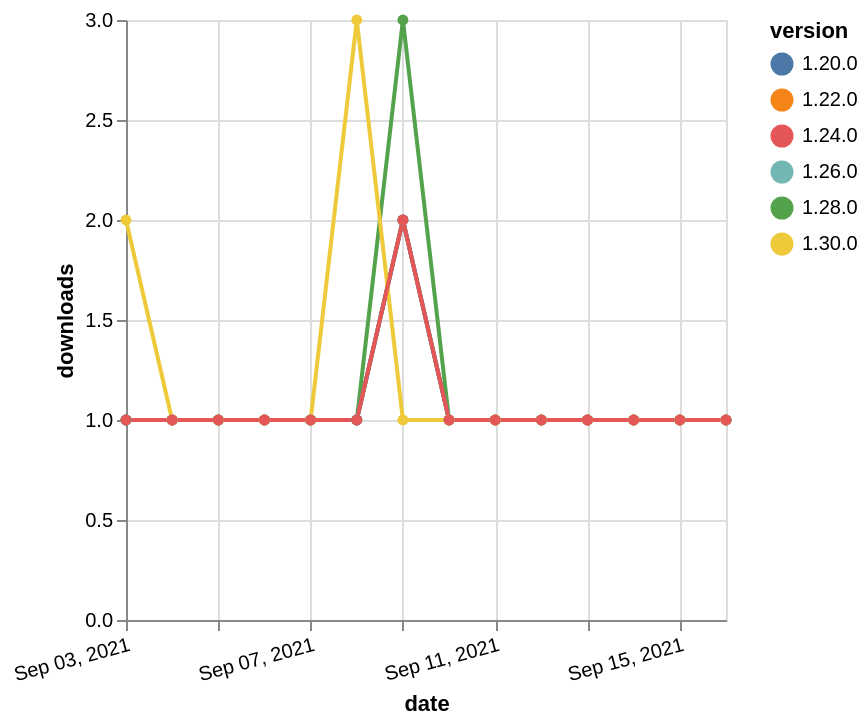

This figure's Vega-Lite source:
### Vega-Lite specification from a JSON file in a GitHub repository (floating-point values rounded to 4 significant figures)
{"$schema": "https://vega.github.io/schema/vega-lite/v5.json", "description": "A simple bar chart with embedded data.", "data": {"values": [{"date": "2021-09-03", "total": 175, "delta": 1, "version": "1.22.0"}, {"date": "2021-09-04", "total": 176, "delta": 1, "version": "1.22.0"}, {"date": "2021-09-05", "total": 177, "delta": 1, "version": "1.22.0"}, {"date": "2021-09-06", "total": 178, "delta": 1, "version": "1.22.0"}, {"date": "2021-09-07", "total": 179, "delta": 1, "version": "1.22.0"}, {"date": "2021-09-08", "total": 180, "delta": 1, "version": "1.22.0"}, {"date": "2021-09-09", "total": 182, "delta": 2, "version": "1.22.0"}, {"date": "2021-09-10", "total": 183, "delta": 1, "version": "1.22.0"}, {"date": "2021-09-11", "total": 184, "delta": 1, "version": "1.22.0"}, {"date": "2021-09-12", "total": 185, "delta": 1, "version": "1.22.0"}, {"date": "2021-09-13", "total": 186, "delta": 1, "version": "1.22.0"}, {"date": "2021-09-14", "total": 187, "delta": 1, "version": "1.22.0"}, {"date": "2021-09-15", "total": 188, "delta": 1, "version": "1.22.0"}, {"date": "2021-09-16", "total": 189, "delta": 1, "version": "1.22.0"}, {"date": "2021-09-03", "total": 161, "delta": 1, "version": "1.28.0"}, {"date": "2021-09-04", "total": 162, "delta": 1, "version": "1.28.0"}, {"date": "2021-09-05", "total": 163, "delta": 1, "version": "1.28.0"}, {"date": "2021-09-06", "total": 164, "delta": 1, "version": "1.28.0"}, {"date": "2021-09-07", "total": 165, "delta": 1, "version": "1.28.0"}, {"date": "2021-09-08", "total": 166, "delta": 1, "version": "1.28.0"}, {"date": "2021-09-09", "total": 169, "delta": 3, "version": "1.28.0"}, {"date": "2021-09-10", "total": 170, "delta": 1, "version": "1.28.0"}, {"date": "2021-09-11", "total": 171, "delta": 1, "version": "1.28.0"}, {"date": "2021-09-12", "total": 172, "delta": 1, "version": "1.28.0"}, {"date": "2021-09-13", "total": 173, "delta": 1, "version": "1.28.0"}, {"date": "2021-09-14", "total": 174, "delta": 1, "version": "1.28.0"}, {"date": "2021-09-15", "total": 175, "delta": 1, "version": "1.28.0"}, {"date": "2021-09-16", "total": 176, "delta": 1, "version": "1.28.0"}, {"date": "2021-09-03", "total": 142, "delta": 1, "version": "1.26.0"}, {"date": "2021-09-04", "total": 143, "delta": 1, "version": "1.26.0"}, {"date": "2021-09-05", "total": 144, "delta": 1, "version": "1.26.0"}, {"date": "2021-09-06", "total": 145, "delta": 1, "version": "1.26.0"}, {"date": "2021-09-07", "total": 146, "delta": 1, "version": "1.26.0"}, {"date": "2021-09-08", "total": 147, "delta": 1, "version": "1.26.0"}, {"date": "2021-09-09", "total": 149, "delta": 2, "version": "1.26.0"}, {"date": "2021-09-10", "total": 150, "delta": 1, "version": "1.26.0"}, {"date": "2021-09-11", "total": 151, "delta": 1, "version": "1.26.0"}, {"date": "2021-09-12", "total": 152, "delta": 1, "version": "1.26.0"}, {"date": "2021-09-13", "total": 153, "delta": 1, "version": "1.26.0"}, {"date": "2021-09-14", "total": 154, "delta": 1, "version": "1.26.0"}, {"date": "2021-09-15", "total": 155, "delta": 1, "version": "1.26.0"}, {"date": "2021-09-16", "total": 156, "delta": 1, "version": "1.26.0"}, {"date": "2021-09-03", "total": 207, "delta": 1, "version": "1.20.0"}, {"date": "2021-09-04", "total": 208, "delta": 1, "version": "1.20.0"}, {"date": "2021-09-05", "total": 209, "delta": 1, "version": "1.20.0"}, {"date": "2021-09-06", "total": 210, "delta": 1, "version": "1.20.0"}, {"date": "2021-09-07", "total": 211, "delta": 1, "version": "1.20.0"}, {"date": "2021-09-08", "total": 212, "delta": 1, "version": "1.20.0"}, {"date": "2021-09-09", "total": 214, "delta": 2, "version": "1.20.0"}, {"date": "2021-09-10", "total": 215, "delta": 1, "version": "1.20.0"}, {"date": "2021-09-11", "total": 216, "delta": 1, "version": "1.20.0"}, {"date": "2021-09-12", "total": 217, "delta": 1, "version": "1.20.0"}, {"date": "2021-09-13", "total": 218, "delta": 1, "version": "1.20.0"}, {"date": "2021-09-14", "total": 219, "delta": 1, "version": "1.20.0"}, {"date": "2021-09-15", "total": 220, "delta": 1, "version": "1.20.0"}, {"date": "2021-09-16", "total": 221, "delta": 1, "version": "1.20.0"}, {"date": "2021-09-03", "total": 116, "delta": 2, "version": "1.30.0"}, {"date": "2021-09-04", "total": 117, "delta": 1, "version": "1.30.0"}, {"date": "2021-09-05", "total": 118, "delta": 1, "version": "1.30.0"}, {"date": "2021-09-06", "total": 119, "delta": 1, "version": "1.30.0"}, {"date": "2021-09-07", "total": 120, "delta": 1, "version": "1.30.0"}, {"date": "2021-09-08", "total": 123, "delta": 3, "version": "1.30.0"}, {"date": "2021-09-09", "total": 124, "delta": 1, "version": "1.30.0"}, {"date": "2021-09-10", "total": 125, "delta": 1, "version": "1.30.0"}, {"date": "2021-09-11", "total": 126, "delta": 1, "version": "1.30.0"}, {"date": "2021-09-12", "total": 127, "delta": 1, "version": "1.30.0"}, {"date": "2021-09-13", "total": 128, "delta": 1, "version": "1.30.0"}, {"date": "2021-09-14", "total": 129, "delta": 1, "version": "1.30.0"}, {"date": "2021-09-15", "total": 130, "delta": 1, "version": "1.30.0"}, {"date": "2021-09-16", "total": 131, "delta": 1, "version": "1.30.0"}, {"date": "2021-09-03", "total": 167, "delta": 1, "version": "1.24.0"}, {"date": "2021-09-04", "total": 168, "delta": 1, "version": "1.24.0"}, {"date": "2021-09-05", "total": 169, "delta": 1, "version": "1.24.0"}, {"date": "2021-09-06", "total": 170, "delta": 1, "version": "1.24.0"}, {"date": "2021-09-07", "total": 171, "delta": 1, "version": "1.24.0"}, {"date": "2021-09-08", "total": 172, "delta": 1, "version": "1.24.0"}, {"date": "2021-09-09", "total": 174, "delta": 2, "version": "1.24.0"}, {"date": "2021-09-10", "total": 175, "delta": 1, "version": "1.24.0"}, {"date": "2021-09-11", "total": 176, "delta": 1, "version": "1.24.0"}, {"date": "2021-09-12", "total": 177, "delta": 1, "version": "1.24.0"}, {"date": "2021-09-13", "total": 178, "delta": 1, "version": "1.24.0"}, {"date": "2021-09-14", "total": 179, "delta": 1, "version": "1.24.0"}, {"date": "2021-09-15", "total": 180, "delta": 1, "version": "1.24.0"}, {"date": "2021-09-16", "total": 181, "delta": 1, "version": "1.24.0"}]}, "width": "container", "mark": {"type": "line", "point": {"filled": true}}, "encoding": {"x": {"field": "date", "type": "temporal", "timeUnit": "yearmonthdate", "title": "date", "axis": {"labelAngle": -15}}, "y": {"field": "delta", "type": "quantitative", "title": "downloads"}, "color": {"field": "version", "type": "nominal"}, "tooltip": {"field": "delta"}}}
